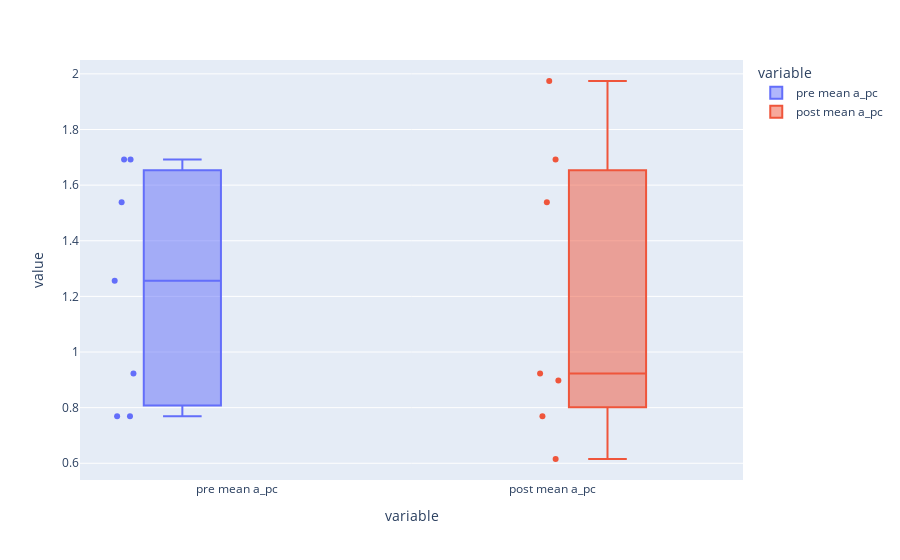

This figure's notebook cell:
### Code cell
#a_pc boxplots
fig = px.box(kap_data_sd_tidy[kap_data_sd_tidy['variable'].isin(["pre mean a_pc", "post mean a_pc"])], x="variable", y='value', color="variable", points="all")
fig.show()

### Figure 1 — Plotly figure (JSON) as saved in the notebook; plotly's stock layout.template omitted (floating-point values rounded to 4 significant figures)
{"data": [{"alignmentgroup": "True", "boxpoints": "all", "hoverlabel": {"namelength": 0}, "hovertemplate": "variable=%{x}<br>value=%{y}", "legendgroup": "pre mean a_pc", "marker": {"color": "#636efa"}, "name": "pre mean a_pc", "notched": false, "offsetgroup": "pre mean a_pc", "orientation": "v", "showlegend": true, "type": "box", "x": ["pre mean a_pc", "pre mean a_pc", "pre mean a_pc", "pre mean a_pc", "pre mean a_pc", "pre mean a_pc", "pre mean a_pc"], "x0": " ", "xaxis": "x", "y": [1.256, 0.7692, 0.7692, 1.692, 1.692, 0.9231, 1.538], "y0": " ", "yaxis": "y"}, {"alignmentgroup": "True", "boxpoints": "all", "hoverlabel": {"namelength": 0}, "hovertemplate": "variable=%{x}<br>value=%{y}", "legendgroup": "post mean a_pc", "marker": {"color": "#EF553B"}, "name": "post mean a_pc", "notched": false, "offsetgroup": "post mean a_pc", "orientation": "v", "showlegend": true, "type": "box", "x": ["post mean a_pc", "post mean a_pc", "post mean a_pc", "post mean a_pc", "post mean a_pc", "post mean a_pc", "post mean a_pc"], "x0": " ", "xaxis": "x", "y": [0.8974, 0.7692, 0.6154, 1.974, 1.692, 0.9231, 1.538], "y0": " ", "yaxis": "y"}], "layout": {"autosize": true, "boxmode": "group", "legend": {"title": {"text": "variable"}, "tracegroupgap": 0}, "margin": {"t": 60}, "xaxis": {"anchor": "y", "autorange": true, "categoryarray": ["pre mean a_pc", "post mean a_pc"], "categoryorder": "array", "domain": [0, 1], "range": [-0.5, 1.605], "title": {"text": "variable"}, "type": "category"}, "yaxis": {"anchor": "x", "autorange": true, "domain": [0, 1], "range": [0.5399, 2.05], "title": {"text": "value"}, "type": "linear"}}}
